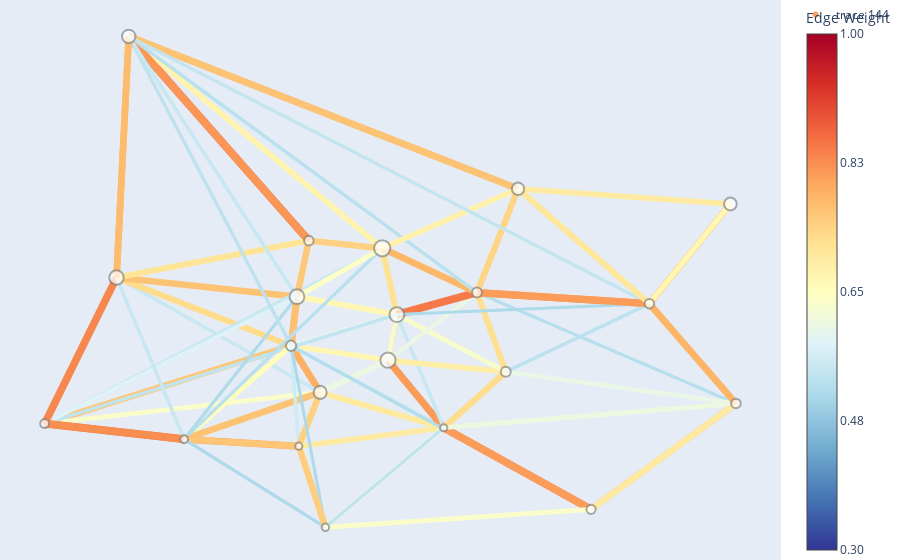

The notebook cell this image was saved under:
### Code cell
G, trip_counts = define_graph(filtered_df, remove_weak_edges=True, threshold=0.3)
G = update_node_sizes(G, income, var_of_interest)
positions = get_positions(gdf)
edge_widths = set_art(G, 0.1)
plotly_graph(G, positions, edge_widths, var_of_interest)
